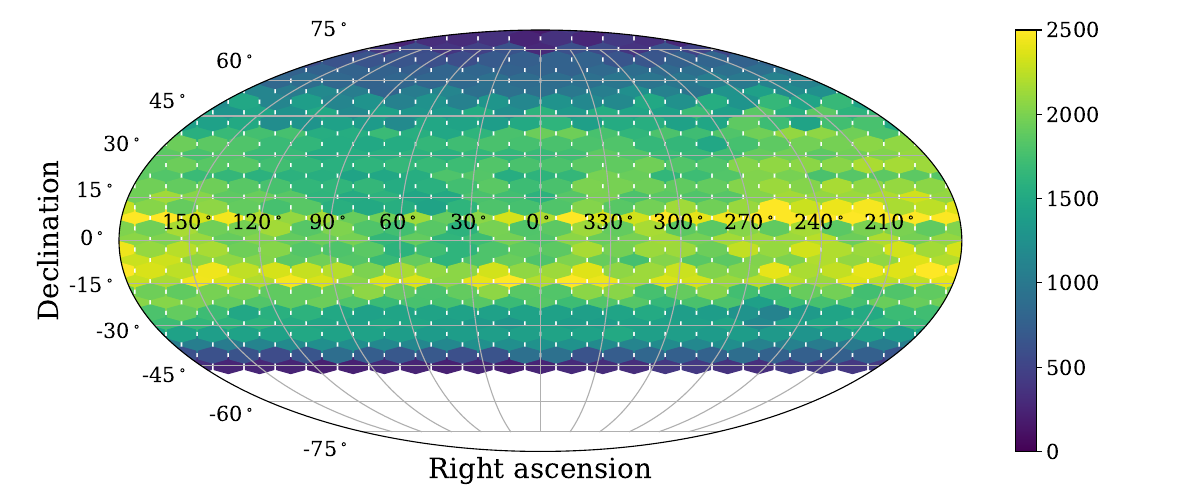

Python code for this plot:
import os
import numpy as np
import pandas as pd
import matplotlib.pyplot as plt

"""
Plot meta-data
"""

SMALL_SIZE = 15
MEDIUM_SIZE = 20
BIGGER_SIZE = 25

plt.rc('font', size=SMALL_SIZE)          	# controls default text sizes
plt.rc('axes', titlesize=BIGGER_SIZE)     	# fontsize of the axes title
plt.rc('axes', labelsize=MEDIUM_SIZE)    	# fontsize of the x and y labels
plt.rc('xtick', labelsize=SMALL_SIZE)    	# fontsize of the tick labels
plt.rc('ytick', labelsize=SMALL_SIZE)    	# fontsize of the tick labels
plt.rc('legend', fontsize=MEDIUM_SIZE)    	# legend fontsize
plt.rc('figure', titlesize=BIGGER_SIZE)  	# fontsize of the figure title

plt.rcParams["font.family"] = "serif"
plt.rcParams['mathtext.fontset'] = 'dejavuserif'

fig = plt.figure(figsize = (12, 5))
ax = fig.add_subplot(111, projection = 'mollweide')
ax.grid(True)


"""
Plot meta-data end
"""

QC_file = '../QC/QC_all_data_kws_57308_59024_20200624_merged_daves_moving_object_database_data.dat'
QC_df = pd.read_csv(QC_file, sep = '\s+')

ra = np.array(QC_df['RA'])
dec = np.array(QC_df['DEC'])

# Fixing plot axes for sky projection
origin = 0

RA = np.remainder(ra + 360 - origin, 360)
ind = RA > 180
RA[ind] -= 360
RA = -RA

RA = RA * np.pi / 180.
dec = dec * np.pi / 180.

xtick_labels = np.array([150, 120, 90, 60, 30, 0, 330, 300, 270, 240, 210])
xtick_labels = np.remainder(xtick_labels + 360 - origin, 360)

ytick_labels = np.array([-75, -60, -45, -30, -15, 0, 15, 30, 45, 60, 75])

ax.set_xlabel('Right ascension')
ax.set_ylabel('Declination')

ax.set_xticklabels(map(lambda x: '' + np.str(x) + '$^\circ$', xtick_labels))
ax.set_yticklabels(map(lambda x: '' + np.str(x) + '$^\circ$', ytick_labels))
# That's better

hb = ax.hexbin(RA, dec, cmap = plt.cm.viridis, gridsize = 30, bins = None, vmin = 0, vmax = 2500)
cb = fig.colorbar(hb, ax = ax)

fig.tight_layout()
plt.savefig('make2DHistogramOfPointings.pdf')
plt.show()